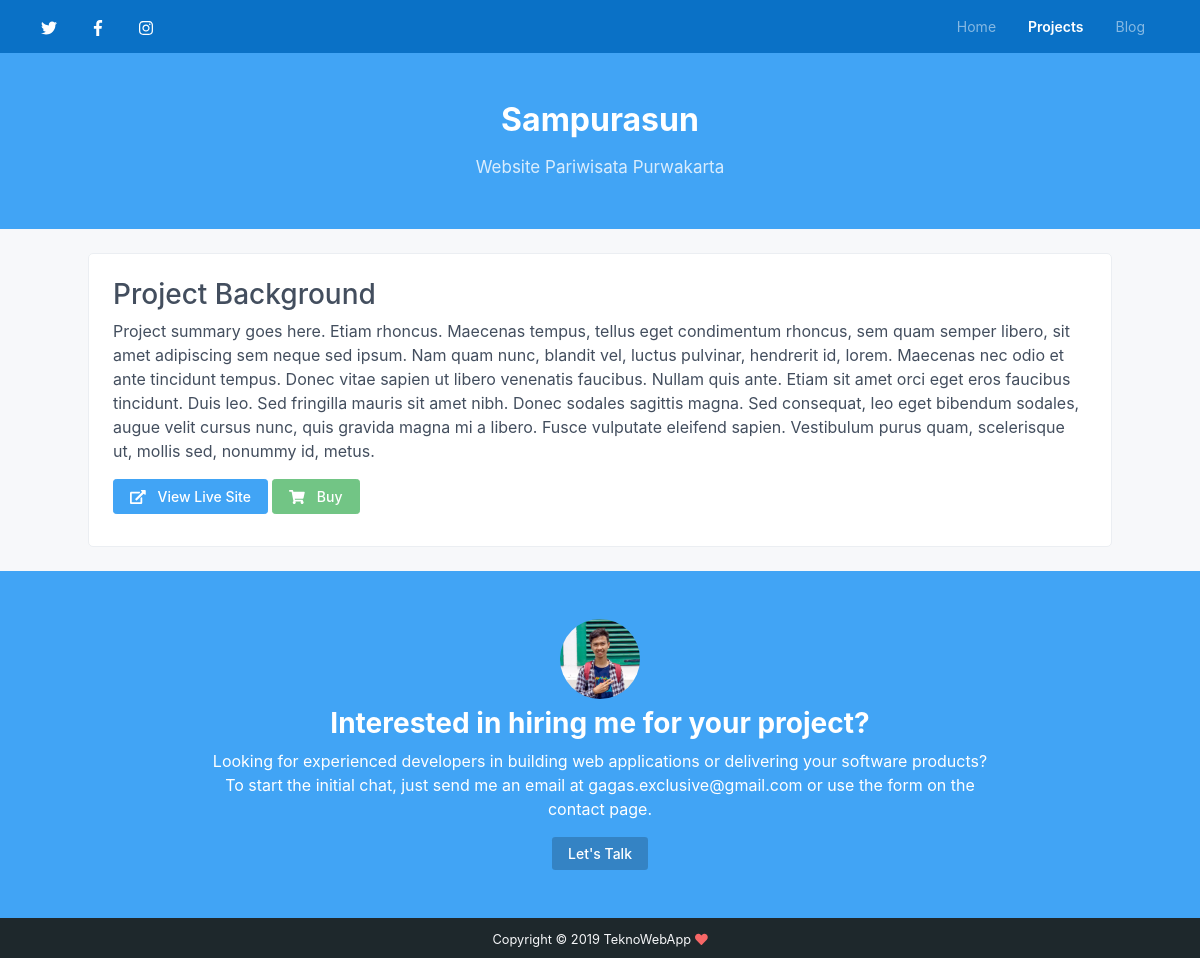
/project/sampurasun, run on the app's committed database.
### tables this page shows
CREATE TABLE `tbl_project` (
  `id_project` int(11) NOT NULL,
  `project_name` varchar(50) NOT NULL,
  `thumb_project` varchar(50) NOT NULL,
  `id_category` int(11) NOT NULL,
  `slug_project` varchar(100) NOT NULL,
  `short_desc` varchar(100) NOT NULL,
  `project_desc` text NOT NULL,
  `client_web` varchar(80) NOT NULL,
  `price` varchar(80) NOT NULL,
  `project_active` int(11) NOT NULL,
  `created_at` date DEFAULT NULL,
  `updated_at` date DEFAULT NULL
);

CREATE TABLE `tbl_users` (
  `id` int(11) NOT NULL,
  `name` varchar(150) NOT NULL,
  `email` varchar(50) NOT NULL,
  `password` varchar(150) NOT NULL,
  `image` varchar(50) NOT NULL,
  `about` text NOT NULL,
  `facebook` varchar(150) NOT NULL,
  `twitter` varchar(150) NOT NULL,
  `instagram` varchar(150) NOT NULL,
  `google_plus` varchar(150) NOT NULL,
  `address` text NOT NULL,
  `phone` varchar(30) NOT NULL,
  `last_login` datetime DEFAULT NULL,
  `created_at` date DEFAULT NULL,
  `updated_at` date DEFAULT NULL
);

### application/controllers/Website.php (called while the page is built, shortened)
<?php
class Website extends CI_Controller {
	public function __construct()
    {
        $this->load->model('website_model');
    }
	public function detailproject($permalink)
    {
        $data = konfigurasi('Projects');
		$query = $this->website_model->getprojectlink($permalink);
        if ($query->num_rows() > 0){
            $data['projects']= $query;
			$this->load->view('view_project', $data);
		} else {
			$this->load->view('404');
		}
    }
}

### index.php (called while the page is built, shortened)
<?php
require_once BASEPATH.'core/CodeIgniter.php';

### application/models/Konfigurasi_model.php (called while the page is built, shortened)
<?php
class Konfigurasi_model extends CI_Model
{
    public function user()
    {
        $this->db->select('*');
        $this->db->from('tbl_users');
        $query = $this->db->get();
        return $query->row_array();
    }
    public function setting()
    {
        $this->db->select('*');
        $this->db->from('tbl_settings');
        $query = $this->db->get();
        return $query->row_array();
    }
}

### application/helpers/konfigurasi_helper.php (called while the page is built, shortened)
<?php
function konfigurasi($title)
{
    $CI = get_instance();
    $user = $CI->Konfigurasi_model->user();
    $setting = $CI->Konfigurasi_model->setting();
    $data = array(
      'title'       => $setting['web_name'],
      'description' => $setting['web_description'],
      'keyword'     => $setting['web_keyword'],
      'homepage'    => $setting['homepage'],
      'id_setting'  => $setting['id_setting'],
      'pagetitle'   => $title.' - '.$setting['web_name'],
      'headtitle'   => $title,
      'nama'        => $user['name'],
      'email'       => $user['email'],
      'foto'        => $user['image'],
      'tentang'     => $user['about'],
      'twitter'     => $user['twitter'],
      'facebook'    => $user['facebook'],
      'instagram'   => $user['instagram'],
      'google_plus' => $user['google_plus'],
      'alamat'      => $user['address'],
      'telepon'     => $user['phone'],
      'last_login'  => $user['last_login'],
      'id'          => $user['id'],
    );
    return $data;
}

### application/models/Website_model.php (called while the page is built, shortened)
<?php
class Website_model extends CI_Model
{
	function getprojectlink($permalink)
	{
		$query = $this->db->query("SELECT * FROM tbl_project WHERE slug_project = '$permalink' and project_active = '1'");
		return $query;
	}
}

### application/views/view_project.php (the view, shortened to what this page needs)
<?php
	$details = $projects->row_array();
?>
<!DOCTYPE html>
<html lang="en">
<head>
    <?php $this->load->view("layouts/website/_meta.php") ?>
    <?php $this->load->view("layouts/website/_css.php") ?>
</head>
<body onload="myLoader()" style="margin:0;">
	<div style="display:none;" id="myDiv" class="animate-bottom">
    <header class="header">
        <div class="top-bar theme-bg-primary-darken">
            <div class="container-fluid">
                <?php $this->load->view("layouts/website/_nav.php") ?>
            </div>
        </div>
        <div class="header-intro theme-bg-primary text-white py-5">
	        <div class="container text-center">
		        <h2 class="page-heading mb-2">
                    <?php echo $details['project_name'];?>
                </h2>
		        <ul class="page-heading-post-meta list-inline mb-0">
					<li class="list-inline-item" style="font-size:17px"><?php echo $details['short_desc'];?></li>
				</ul>
        </div>
    </header>
    <section class="single-col-max-width py-3 bg-white my-4 pt-4 px-4 mx-auto padding-mobile" style="border-radius:5px; border:1px solid #ebeef2;">
        <div class="section-row">
            <h3 class="section-title">
                Project Background
            </h3>
            <p><?php echo $details['project_desc'];?></p>
            <div class="mb-3">
                <button onclick="preview();" <?php if($details['client_web'] == '') { echo "disabled"; };?> class="btn btn-primary btn-sm"><i class="fas fa-external-link-alt mr-2"></i> View Live Site</button> <button onclick="price();" <?php if($details['price'] == '') { echo "disabled"; };?> class="btn btn-success btn-sm"><i class="fas fa-shopping-cart mr-2"></i> Buy</button>
            </div>
        </div>
    </section>
    <?php $this->load->view("layouts/website/_touch.php") ?>
</body>
</html>

### application/views/layouts/website/_touch.php (shortened to what this page needs)
<?php if($homepage == '1') { ?>
<section class="section-cta py-5 bg-primary text-white">
	<div class="container">
		<div class="text-center">
			<img class="profile-small d-inline-block mx-auto rounded-circle mb-2" src="<?php echo base_url('assets/images/'.$foto);?>" alt="<?php echo $nama;?>">
		</div>
		<h3 class="section-title font-weight-bold text-center mb-2">Interested in hiring me for your project?</h3>
		<div class="section-intro mx-auto text-center mb-3">
			Looking for experienced developers in building web applications or delivering your software products? To start the initial chat, just send me an email at <a class="link-on-bg text-white" href="mailto:<?php echo $email;?>"><?php echo $email;?></a> or use the <a class="link-on-bg text-white" href="<?php echo base_url('contact.html');?>">form on the contact page</a>.
		</div>
		<div class="text-center">
			<a class="theme-btn-on-bg btn btn-sm" href="<?php echo base_url('contact.html');?>">Let's Talk</a>
		</div>
	</div>
</section>
<?php } ?>

### assets/css/style.css (style rules this page uses)
.animate-bottom { position: relative; -webkit-animation-name: animatebottom; -webkit-animation-duration: 1s; animation-name: animatebottom; animation-duration: 1s; }
#myDiv { display: none; }

### data on the page
tbl_project: project_name "Sampurasun", short_desc "Website Pariwisata Purwakarta", project_desc "Project summary goes here. Etiam rhoncus. Maecenas tempus, tellus eget condimentum rhoncus, sem quam semper libero, sit amet adipiscing sem neque sed ipsum. Nam quam nunc, blandit vel, luctus pulvinar, hendrerit id, lorem. Maecenas nec odio et ante tincidunt tempus. Donec vitae sapien ut libero venenatis faucibus. Nullam quis ante. Etiam sit amet orci eget eros faucibus tincidunt. Duis leo. Sed fringilla mauris sit amet nibh. Donec sodales sagittis magna. Sed consequat, leo eget bibendum sodales, augue velit cursus nunc, quis gravida magna mi a libero. Fusce vulputate eleifend sapien. Vestibulum purus quam, scelerisque ut, mollis sed, nonummy id, metus."
tbl_users: image (picture), email "gagas.exclusive@gmail.com"

### other printed values
$title "TeknoWebApp"
